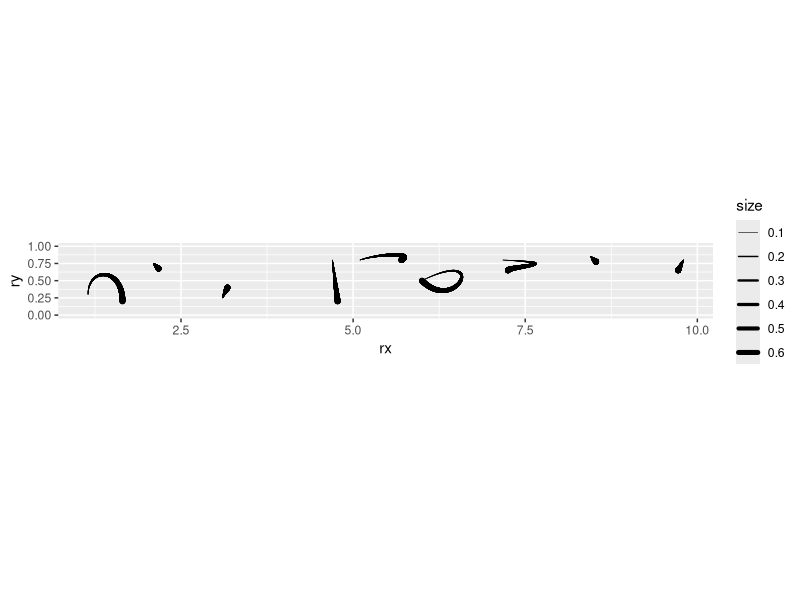
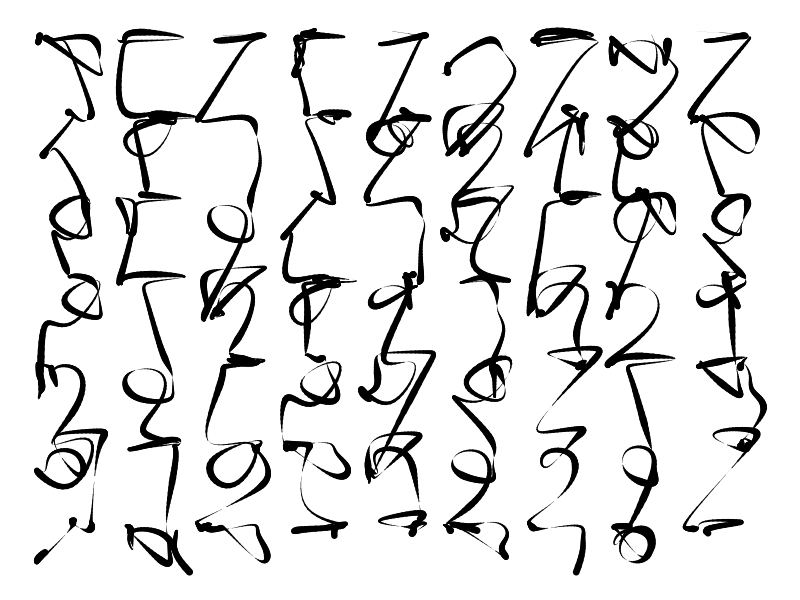
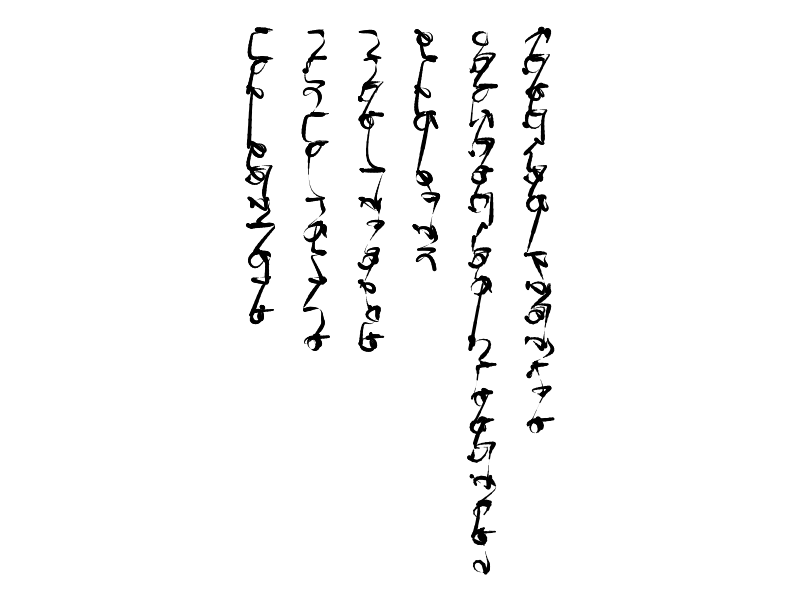
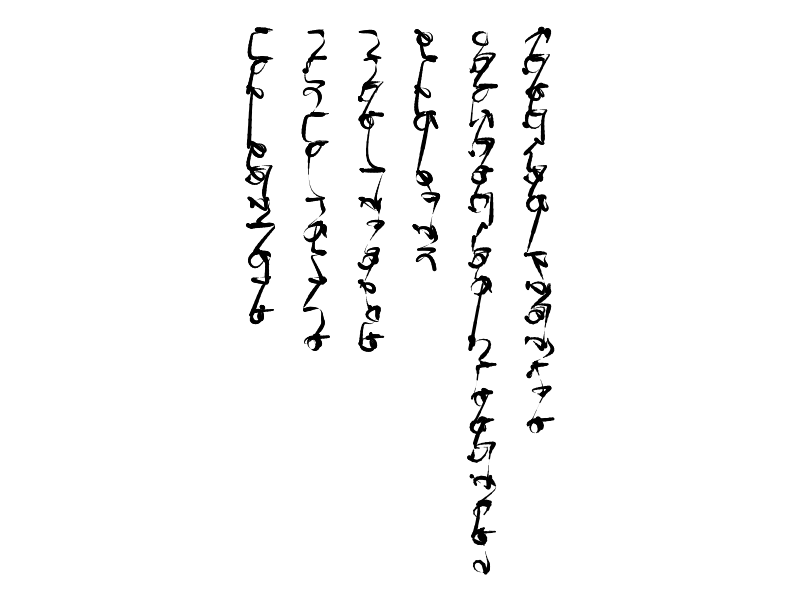

These charts were generated, in order, by the following R code: (Note: this script raises an error after producing the figures.)
## ---- chunk 1
knitr::opts_chunk$set(
  collapse = TRUE,
  comment = "#>"
)
## ---- chunk 2
library(dplyr) # A Grammar of Data Manipulation
library(ggforce) # Accelerating 'ggplot2'
library(ggplot2) # Create Elegant Data Visualisations Using the Grammar of Graphics
library(glue) # Interpreted String Literals
library(stringr) # Simple, Consistent Wrappers for Common String Operations
library(tidyr) # Tidy Messy Data
## ---- chunk 3
seed <- sample.int(100000000, 1)
# seed <- 83744970
## ---- chunk 4
#set.seed(seed)

l <- c(letters, "'", "-", ":", "?", "(", ")") 
nl <- length(l) # Number of letters
## ---- chunk 5

strokes <- c("stroke1", "stroke2", "stroke3", "stroke4", "stroke5", "stroke6", "stroke7", "stroke8", "stroke9")
n_strokes <- length(strokes)

strokes <- data.frame(stroke = factor(rep(strokes, each = 4)))

#n_strokes <- nlevels(strokes$stroke)

strokes$rx <- c(0.15, 0.15, 0.65, 0.65,
                0.1, 0.125, 0.15, 0.175,
                0.1, 0.125, 0.15, 0.175,
                0.7, 0.725, 0.75, 0.775,
                0.1, 0.4, 0.9, 0.7,
                0.0, 1.0, 0.5, 0.0,
                0.175, 1.2, 0.225, 0.25,
                0.45, 0.475, 0.5, 0.53,
                0.8, 0.773, 0.75, 0.72)

# Did not quite like what happens when I randomize the coordinates
# strokes$rx <- c(runif(4, 0.15, 0.65) |> sort(),
#                 runif(4, 0.1, 0.175) |> sort(),
#                 runif(4, 0.1, 0.175) |> sort(),
#                 runif(4, 0.7, 0.8),
#                 runif(4, 0.1, 0.7),
#                 runif(4, 0.0, 1))

strokes$ry <- c(0.30, 0.70, 0.70, 0.20,
                0.75, 0.725, 0.7, 0.675,
                0.25, 0.3, 0.35, 0.4,
                0.8, 0.6, 0.4, 0.2,
                0.8, 0.9, 0.9, 0.8,
                0.5, 1.0, 0, 0.5,
                0.8, 0.75, 0.7, 0.65,
                0.85, 0.825, 0.8, 0.775,
                0.8, 0.75, 0.7, 0.65)

# strokes$ry <- c(runif(4, 0.3, 0.7),
#                 runif(4, 0.675, 0.75),
#                 runif(4, 0.25, 0.4),
#                 runif(4, 0.2, 0.8),
#                 runif(4, 0.8, 0.9),
#                 runif(4, 0.0, 1))

strokes$size <- rep(c(0.1, 0.3, 0.5, 0.7), n_strokes)
## ---- chunk 6
strokes |> 
  mutate(x = as.numeric(stroke),
         rx = rx + x) |>
  ggplot() +
  geom_bspline2(aes(x = rx, 
                    y = ry, 
                    #color = type, 
                    group = stroke,
                    linewidth = size),
                n = 800, 
                lineend = "round") + 
  scale_linewidth(range = c(0.2,2)) +
  ylim(c(0, 1)) +
  coord_equal()

## ---- chunk 7
set.seed(seed)

n_glyphs <- nl

glyphs <-  data.frame(glyph = 1:n_glyphs) |>
  # Randomly choose number of strokes for each glyph
  mutate(n_strokes = sample.int(2, n(), replace = TRUE) + sample.int(2, n(), replace = TRUE)) |>
  # Uncount to have as many rows per glyph as number of strokes
  uncount(n_strokes) |>
  # Sample the strokes for the glyph
  mutate(stroke = sample(unique(strokes$stroke), n(), replace = TRUE)) |>
  # Create an identifier for the glyph-stroke pair
  mutate(gs = factor(1:n())) |>
  # Group by glyph
  group_by(glyph) |>
  # Create identifier for position of stroke in glyph
  mutate(s = 1:n()) |>
  # Ungroup data frame
  ungroup() |>
  distinct(gs, .keep_all = TRUE)  
## ---- chunk 8
glyphs <- glyphs |>
  left_join(strokes,
            by = "stroke")
## ---- chunk 9
set.seed(seed)

n_row <- 8
n_col <- 6

text <- expand.grid(x = seq(0, n_row, 1), y = seq(n_col, 0, -1)) |>
  # Generate id for the position of glyphs in the text
  mutate(id = 1:n(),
         # Sample glyph identifiers
         glyph = sample.int(n_glyphs, 
                            n(), 
                            replace = TRUE)) |>
  # Join strokes coresponding to each glyph identifier
  left_join(glyphs,
            by = "glyph") |> 
  # Randomize the strokes position and size by a small amount
  mutate(rx = x + rx + runif(n(), 0.95, 1.05) + s * runif(n(), 0.01, 0.10),
         ry = y + ry + runif(n(), 0.95, 1.05),
         size = 3 * size * runif(n(), 0.95,1.05))
## ---- chunk 10
text  |>
  ggplot() +
  geom_bspline2(aes(x = rx, 
                    y = ry, 
                    #color = type, 
                    group = x, #try x and id
                    linewidth = size),
                n = 800, 
                lineend = "round") + 
  # geom_text(aes(x =  x + 1.5, 
  #               y = y + 1, 
  #               label = glyph),
  #           color = "red") +
  scale_linewidth(range = c(0.0, 2.5)) +
  coord_equal() +
  #coord_equal(xlim = c(-1, 30), ylim = c(0, 2))# +
  theme_void() +
  theme(legend.position = "none")
## ---- chunk 11
tanka <- data.frame(text = c("Visible colours", "-Invisible passions-", "Fade from", "This world's", "Human hearts", "And flowers.")) |>
  # Convert all to lower case
  mutate(text = str_to_lower(text))
## ---- chunk 12
#find the maximum width of a line in number of characters
pad <- max(str_length(tanka$text))

# Pad the strings to have the same width
tanka <- tanka |>
  mutate(text = str_pad(text, width = pad, side = "right"))

cols <- nrow(tanka)
## ---- chunk 13
set.seed(seed)

atext <- data.frame(x = rep(seq(2 * cols, 2 * 1, -2), each = pad),
                    y = rep(pad:1, cols),
                    letter = str_split(tanka$text, pattern = "") |> 
                      unlist(),
                    type = "text") |>
  mutate(id = 1:n()) |>
  left_join(data.frame(letter = l, glyph = 1:nl),
            by = "letter") |>
  # Join strokes coresponding to each glyph identifier
  left_join(glyphs,
            by = "glyph") |> 
  # Randomize the strokes position and size by a small amount
  mutate(rx = x + rx + runif(n(), 0.95, 1.05) + s * runif(n(), 0.01, 0.10),
         ry = y + ry + runif(n(), 0.95, 1.05),
         size = 3 * size * runif(n(), 0.95,1.05)) |>
  drop_na()


## ---- chunk 14
x_range <- max(atext$x) - min(atext$x)
y_range <- max(atext$y) - min(atext$y)

if(x_range > y_range){
  w = 7
  h = 7 * y_range/x_range
}else{
  w = 7 * x_range/y_range
  h = 7
}
## ---- chunk 15
atext |>
  #slice_head(n = 73) |>
  ggplot() +
  geom_bspline2(aes(x = rx, 
                    y = ry, 
                    #color = type, 
                    group = x, #try x and id
                    linewidth = size),
                n = 800, 
                lineend = "round") + 
  scale_linewidth(range = c(0.0, 1.5)) +
  coord_equal() +
  theme_void() +
  theme(legend.position = "none",
        panel.background = element_rect(color = NA,
                                        fill = "white"))

# Save named image
ggsave(glue::glue("outputs/asemic-poetry-{seed}.png"),
height = h,
width = w,
units = "in")
## ---- chunk 16
# Display image
knitr::include_graphics(glue::glue("outputs/asemic-poetry-{seed}.png"))
## ---- chunk 17
ggplot() +
# Use the coordinates to create splines: these are the glyphs
geom_bspline2(data = atext_lr,
aes(x = rx,
y = ry,
color = type,
group = y,
linewidth = size),
n = 800,
lineend = "round") +
geom_bspline2(data = accents, 
aes(x = rx, 
y = ry, 
color = type, 
group = id,
linewidth = size * 3),
n = 800, 
lineend = "round") +
scale_linewidth_continuous(range = c(0, 1.5)) +
# Define colors for each typeglyphs
scale_color_manual(values = c("text" = "black", "signature" = "red")) +
theme_void() +
#coord_equal() +
theme(#aspect.ratio = 4,
legend.position = "none",
plot.background = element_rect(fill = "grey97", color = NA)
)

# Save named image
ggsave(glue::glue("outputs/asemic-haiku-lr-{seed}.png"),
height = 4,
width = 7,
units = "in")
## ---- chunk 18
# Display image
knitr::include_graphics(glue("outputs/asemic-haiku-lr-{seed}.png"))
## ---- chunk 19
atext <- data.frame(x = rep(3:1, each = pad),
y = rep(pad:1, 3),
letter = str_split(haiku$text, pattern = "") |> 
unlist(),
type = "text")
## ---- chunk 20
signature <- data.frame(x = rep(max(atext$x) + 1, 2),
y = c(0, 0),
letter = c("a", "p"),
type = "signature") 
## ---- chunk 21
accents <- slice_sample(atext, prop =0.8, replace = TRUE) |>
mutate(id = 1:n(),
letter = sample(special_chars$accent, n(), replace = TRUE))
## ---- chunk 22
atext <- rbind(atext,
signature)
## ---- chunk 23
atext_bd <- atext %>%
left_join(flo2,
by = "letter")

accents <- accents |>
left_join(special_chars,
by = c("letter" = "accent"))

atext_bd <- atext_bd |>
# Adjust the values of the points rx and ry by their position in the block of text (row and column)
mutate(rx = rx + x, 
ry = ry + y,
# Delete white spaces
rx = ifelse(letter == " ", NA, rx),
ry = ifelse(letter == " ", NA, ry))

accents <- accents |>
# Adjust the values of the points rx and ry by their position in the block of text (row and column)
mutate(rx = rx + x, 
ry = ry + y,
# Delete white spaces
rx = ifelse(letter == " ", NA, rx),
ry = ifelse(letter == " ", NA, ry),
type = "text")
## ---- chunk 24
ggplot() +
# Use the coordinates to create splines: these are the glyphs
geom_bspline2(data = atext_bd,
aes(x = rx,
y = ry,
color = type,
group = x,
linewidth = size),
n = 800,
lineend = "round") +
geom_bspline2(data = accents, 
aes(x = rx, 
y = ry, 
color = type, 
group = id,
linewidth = size * 3),
n = 800, 
lineend = "round") +
scale_linewidth_continuous(range = c(0, 1.5)) +
# Define colors for each typeglyphs
scale_color_manual(values = c("text" = "black", "signature" = "red")) +
theme_void() +
#coord_equal() +
theme(#aspect.ratio = 4,
legend.position = "none",
plot.background = element_rect(fill = "grey97", color = NA)
)

# Save named image
ggsave(glue::glue("outputs/asemic-haiku-bd-{seed}.png"),
height = 7,
width = 4,
units = "in")
